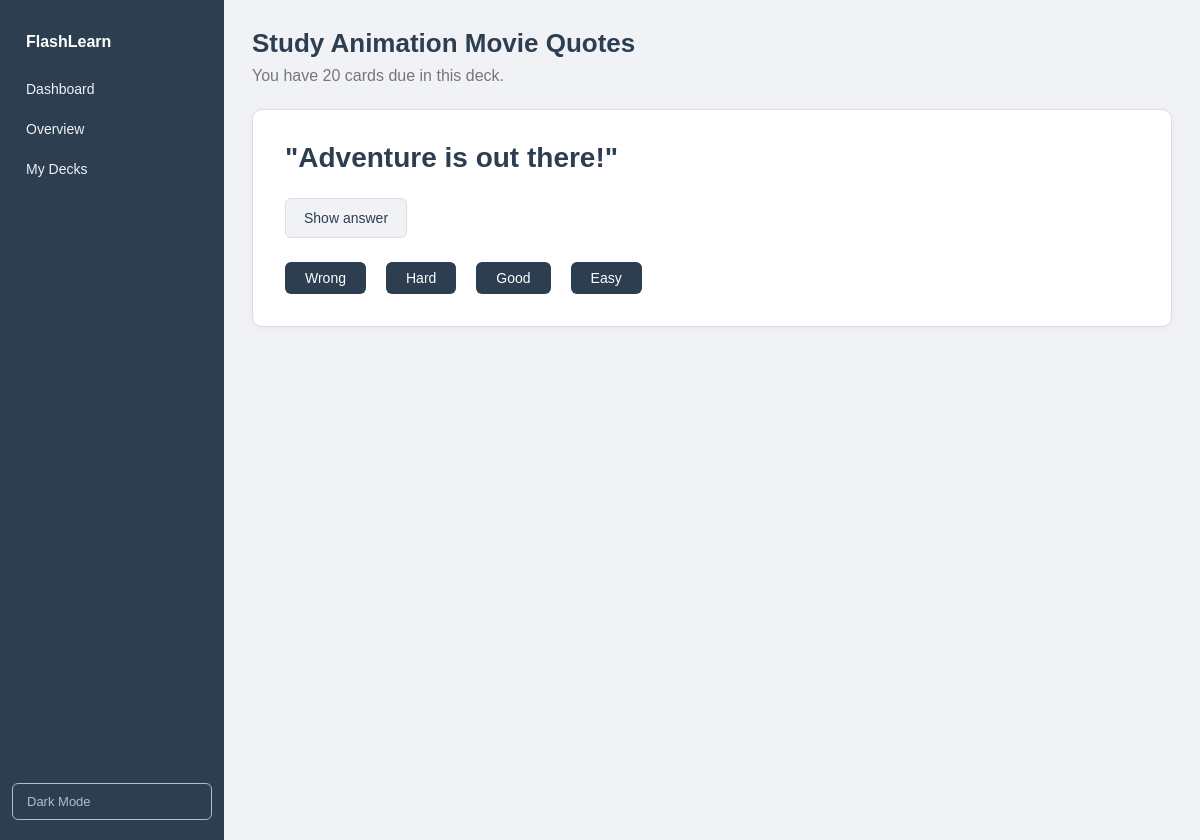
The app's page /4/study/ (signed in) with its own data.
### app/models.py (models this page shows, shortened)
class Deck(models.Model):
    name = models.CharField(max_length=100)
    category= models.CharField(max_length=50)
    owner = models.ForeignKey(
        settings.AUTH_USER_MODEL,
        on_delete=models.CASCADE,
        related_name="decks",
        null=True,
        blank=True
    )
    is_default = models.BooleanField(default=False)

class CardProgress(models.Model):
    WRONG = 1
    HARD = 2
    GOOD = 3
    EASY = 4
    LEARNING_NEW = 0
    LEARNING_ONE_MIN = 1
    LEARNING_TEN_MIN = 2
    GRADUATED = 3
    learning_step = models.PositiveSmallIntegerField(default=LEARNING_NEW)
    RATINGS = [
        (WRONG, 'Wrong'),
        (HARD, 'Hard'),
        (GOOD, 'Good'),
        (EASY, 'Easy'),
    ]
    user = models.ForeignKey(
        settings.AUTH_USER_MODEL,
        on_delete=models.CASCADE,
    )
    card = models.ForeignKey(
        Card,
        on_delete=models.CASCADE
    )
    ease_factor = models.FloatField(default=2.5)
    interval_days = models.PositiveIntegerField(default=0)
    repetitions = models.PositiveIntegerField(default=0)
    due_at = models.DateTimeField(default=timezone.now)
    last_reviewed_at = models.DateTimeField(null=True, blank=True)
    class Meta:
        unique_together = ('user','card')

class Card(models.Model):
    deck = models.ForeignKey(
        Deck,
        on_delete=models.CASCADE,
        related_name='cards'
    )
    question = models.CharField(max_length=255)
    answer = models.CharField(max_length=255)

### app/views.py (the view)
# urls.py: path("<int:deck_id>/study/", views.study_deck, name="study_deck"),
@login_required
def study_deck(request, deck_id):
    deck = get_object_or_404(
        Deck.objects.filter(
            Q(owner=request.user) |
            Q(is_default=True, owner__isnull=True)
        ),
        id=deck_id,
    )
    for card in deck.cards.all():
        CardProgress.objects.get_or_create(
            user=request.user,
            card=card
        )
    due_cards = get_due_cards(user=request.user, deck=deck)
    progress = due_cards.first()
    remaining_count = due_cards.count()
    return render(request, "study_deck.html", {
        "deck":deck,
        "progress":progress,
        "remaining_count": remaining_count
    })

### app/decks/selectors.py (called while the page is built)
def get_due_cards(user, deck=None):
    now = timezone.now()
    due_card_progress = CardProgress.objects.filter(
        user=user,
        due_at__lt = now + timedelta(days=1)
    )
    if deck:
        due_card_progress = due_card_progress.filter(card__deck=deck)
    return due_card_progress.order_by("due_at")

### app/templates/study_deck.html (shortened to what this page needs)
{% load static %}
<!DOCTYPE html>
<html lang="en">
<head>
    <link rel="stylesheet" href="{% static 'app/css/styles.css' %}">
</head>
<body>
<div class="wrapper">
    <aside class="sidebar">
        <h1>FlashLearn</h1>
        <a href="{% url 'dashboard' %}">Dashboard</a>
        <a href="{% url 'overview' %}">Overview</a>
        <a href="{% url 'decks' %}">My Decks</a>
        <button id="theme-toggle" onclick="toggleTheme()"> Dark Mode</button>
    </aside>
    <main class="main">
        <div class="overview-header">
            <h1>Study {{ deck.name }}</h1>
            <p>
                {% if remaining_count > 0 %}
                    You have {{ remaining_count }} card{{ remaining_count|pluralize }} due in this deck.
                {% else %}
                    No cards are due right now.
                {% endif %}
            </p>
        </div>
        <div class="page-card">
            {% if progress %}
                <h1>{{ progress.card.question }}</h1>
                <details style="margin: 24px 0;">
                    <summary class="btn btn-secondary" style="width: fit-content;">
                        Show answer
                    </summary>
                </details>
                <form method="post" action="{% url 'submit_review' progress.id %}">
                    <div class="auth-actions" style="justify-content: flex-start;">
                        <button class="btn btn-secondary" type="submit" name="rating" value="1">
                            Wrong
                        </button>
                        <button class="btn btn-secondary" type="submit" name="rating" value="2">
                            Hard
                        </button>
                        <button class="btn btn-primary" type="submit" name="rating" value="3">
                            Good
                        </button>
                        <button class="btn btn-primary" type="submit" name="rating" value="4">
                            Easy
                        </button>
                    </div>
                </form>
            {% endif %}
        </div>
    </main>
</div>
</body>
</html>

### app/static/app/css/styles.css (style rules this page uses)
body { font-family: Arial, sans-serif; background-color: #f0f2f5; margin: 0; padding: 0; }
.wrapper { display: flex; min-height: calc(100vh - 53px); }
.sidebar { width: 200px; background-color: #2c3e50; padding: 20px 12px; display: flex; flex-direction: column; gap: 4px; min-height: 100vh; }
.sidebar h1 { font-size: 16px; padding: 0 14px; color: white; margin-bottom: 16px; }
.sidebar a { color: #f0f2f5; text-decoration: none; padding: 10px 14px; border-radius: 6px; font-size: 14px; }
.main { flex: 1; padding: 28px; }
.main p { color: #777; margin-bottom: 24px; }
.page-card { background: white; border: 1px solid #ddd; border-radius: 10px; padding: 32px; box-shadow: 0 2px 8px rgba(0, 0, 0, 0.04); }
.page-card h1 { color: #2c3e50; font-size: 28px; margin: 0 0 10px; }
.auth-actions { display: flex; justify-content: center; gap: 12px; flex-wrap: wrap; }
.btn { display: inline-block; border: none; border-radius: 6px; padding: 11px 18px; font-size: 14px; cursor: pointer; text-decoration: none; }
.btn-primary { background-color: #2c3e50; color: white; }
.btn-secondary { background-color: #f0f2f5; color: #2c3e50; border: 1px solid #ddd; }
.overview-header { margin-bottom: 24px; }
.overview-header h1 { color: #2c3e50; font-size: 26px; margin: 0 0 8px; }
.overview-header p { color: #777; margin: 0; }
.main button { padding: 8px 20px; background-color: #2c3e50; color: white; border: none; border-radius: 6px; font-size: 14px; cursor: pointer; margin-right: 8px; }
#theme-toggle { margin-top: auto; padding: 10px 14px; background: transparent; border: 1px solid #b0bec5; border-radius: 6px; color: #b0bec5; font-size: 13px; cursor: pointer; text-align: left; width: 100%; }

### records on screen
Deck: name "Animation Movie Quotes"
CardProgress: card.question "\"Adventure is out there!\""

### other values on screen
{{ remaining_count }} "20"
